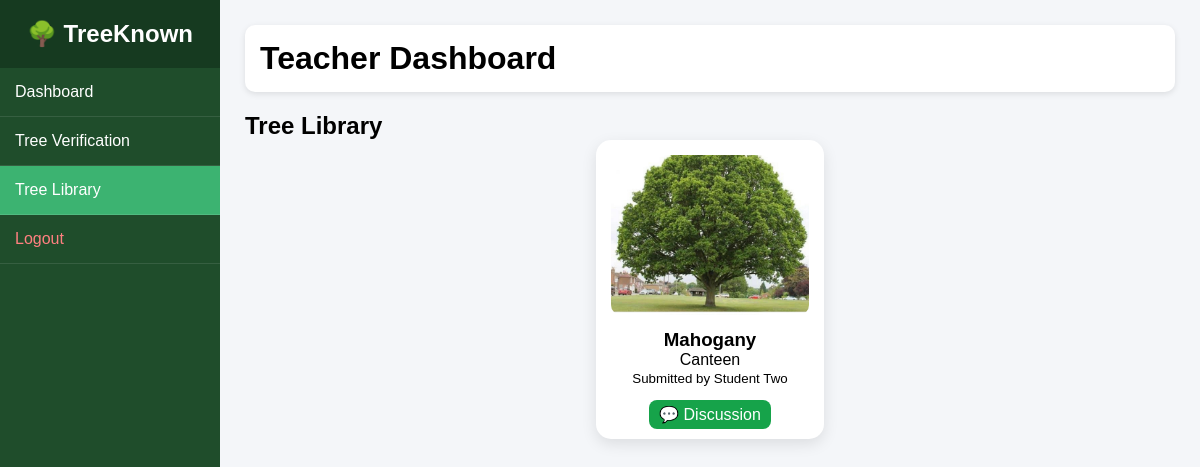
The page /Instructor_Tabs/dashboard.php?tab=library (signed in) on the database its author committed.
### tables this page shows
CREATE TABLE IF NOT EXISTS TREE_SUBMISSIONS (
    tree_id INT AUTO_INCREMENT PRIMARY KEY,

    species_guess VARCHAR(100) NOT NULL,   
    species_id INT NULL,                  

    location_name VARCHAR(100) NOT NULL,
    lat DECIMAL(10,7) NULL,
    lng DECIMAL(10,7) NULL,

    photo VARCHAR(255) NULL,

    submitted_by INT NOT NULL,
    verified_by INT NULL,

    review_note TEXT,

    status ENUM('pending','approved','rejected') DEFAULT 'pending',

    date_submitted DATETIME DEFAULT CURRENT_TIMESTAMP,

    FOREIGN KEY (species_id) REFERENCES TREE_LIBRARY(treelib_id)
        ON DELETE SET NULL
        ON UPDATE CASCADE,

    FOREIGN KEY (submitted_by) REFERENCES USERS(user_id)
        ON DELETE CASCADE
        ON UPDATE CASCADE,

    FOREIGN KEY (verified_by) REFERENCES USERS(user_id)
        ON DELETE SET NULL
        ON UPDATE CASCADE
);

CREATE TABLE IF NOT EXISTS USERS (
    user_id INT AUTO_INCREMENT PRIMARY KEY,
    name VARCHAR(100) NOT NULL,
    email VARCHAR(100) NOT NULL UNIQUE,
    password VARCHAR(255) NOT NULL,
    role ENUM('admin','teacher','student') NOT NULL,
    student_id VARCHAR(20) NULL,
    status ENUM('pending','approved','rejected') DEFAULT 'pending',
    created_at TIMESTAMP DEFAULT CURRENT_TIMESTAMP
);

### Instructor_Tabs/dashboard.php (the view, shortened to what this page needs)
<?php
include __DIR__ . '/../config/db.php';
$tab = $_GET['tab'] ?? 'dashboard';
?>
<!DOCTYPE html>
<html lang="en">
<head>
</head>
<body>
<div class="sidebar">
<h2>🌳 TreeKnown</h2>
<a href="?tab=dashboard" class="<?= $tab=='dashboard'?'active':'' ?>">Dashboard</a>
<a href="?tab=verification" class="<?= $tab=='verification'?'active':'' ?>">Tree Verification</a>
<a href="?tab=library" class="<?= $tab=='library'?'active':'' ?>">Tree Library</a>
<a href="../logout.php" style="color:#ff8080;">Logout</a>
</div>
<div class="main">
<header>
<h1>Teacher Dashboard</h1>
</header>
<?php
switch($tab){
case 'library':
    $trees = $conn->query("
        SELECT t.tree_id,s.tree_name,t.species_guess,t.location_name,u.name AS submitted_by,t.photo
        FROM TREE_SUBMISSIONS t
        JOIN USERS u ON t.submitted_by=u.user_id
        LEFT JOIN TREE_LIBRARY s ON t.species_id=s.treelib_id
        WHERE t.status='approved'
        ORDER BY t.date_submitted DESC
    ")->fetchAll(PDO::FETCH_ASSOC);
    echo "<h2>Tree Library</h2>";
    if(count($trees) == 0){
        echo "<p>No approved trees yet.</p>";
    } else {
        echo "<div class='tree-grid'>";
        foreach($trees as $t){
            $photo = $t['photo'] ? "../uploads/{$t['photo']}" : "https://via.placeholder.com/150";
            $tree_name = $t['tree_name'] ?? $t['species_guess'] ?? 'Unknown';
            echo "<div class='tree-card'>
                <img src='$photo' alt='$tree_name'>
                <h3>$tree_name</h3>
                <p>{$t['location_name']}</p>
                <small>Submitted by {$t['submitted_by']}</small><br><br>
                <a href='?tab=tree&id={$t['tree_id']}' style='background:#16a34a;color:white;padding:6px 10px;border-radius:8px;text-decoration:none;'>💬 Discussion</a>
            </div>";
        }
        echo "</div>";
    }
    break;
}
?>
</div>
</body>
</html>

### Instructor_Tabs/dashboard.php (style rules this page uses)
* { margin:0; padding:0; box-sizing:border-box; font-family: Arial; }
body { display:flex; background:#f4f6f9; }
.sidebar { width:220px;height:100vh;background:#1f4d2b;color:white;position:fixed; }
.sidebar h2 { text-align:center;padding:20px;background:#163a20; }
.sidebar a { display:block;padding:15px;color:white;text-decoration:none;border-bottom:1px solid rgba(255,255,255,0.1); }
.sidebar a:hover, .sidebar a.active { background:#3cb371; }
.main { margin-left:220px;padding:25px;width:100%; }
header { background:white;padding:15px;border-radius:10px;box-shadow:0 2px 6px rgba(0,0,0,0.1);margin-bottom:20px; }
.tree-grid { display:grid;grid-template-columns:repeat(auto-fit,minmax(220px,1fr));gap:20px; }
.tree-card { background:white;border-radius:15px;padding:15px;text-align:center;box-shadow:0 5px 15px rgba(0,0,0,0.1);max-width:250px;margin:auto; }
.tree-card img { width:100%;height:160px;object-fit:cover;border-radius:10px;margin-bottom:10px; }

### rows shown on the page
tree_submissions: photo (picture), species_guess "Mahogany", location_name "Canteen", submitted_by.name "Student Two"
